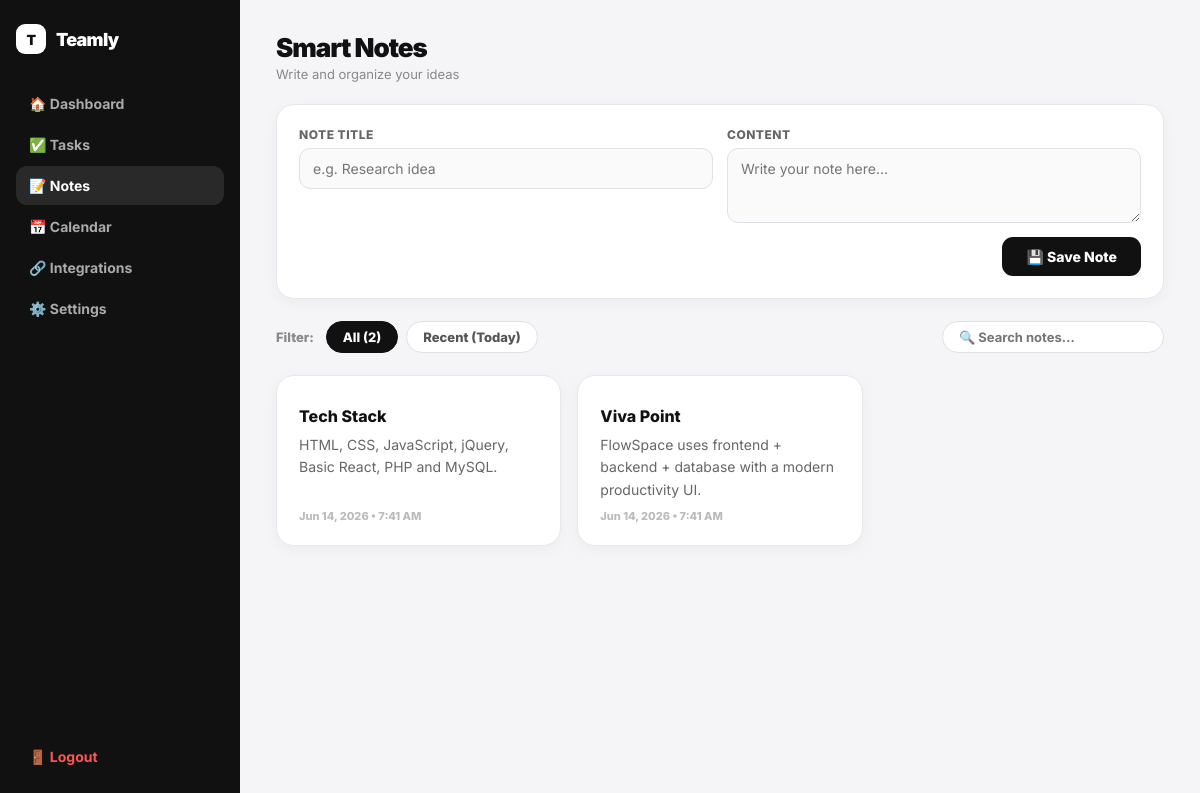
Page /notes.php (signed in) on the committed database.
### tables this page shows
CREATE TABLE IF NOT EXISTS notes(
 id INT AUTO_INCREMENT PRIMARY KEY,
 title VARCHAR(200) NOT NULL,
 content TEXT NOT NULL,
 created_at TIMESTAMP DEFAULT CURRENT_TIMESTAMP
);

### notes.php (the view, shortened to what this page needs)
<?php
require_once 'php/db.php';
$notes = [];
if ($conn) {
  $result = $conn->query("SELECT * FROM notes ORDER BY id DESC");
  if ($result)
    while ($row = $result->fetch_assoc())
      $notes[] = $row;
}
?>
<!DOCTYPE html>
<html lang="en">
<head>
</head>
<body>
  <div class="app-shell">
    <aside class="app-sidebar">
      <a class="brand" href="dashboard.php"><span class="brand-mark">T</span><span>Teamly</span></a>
      <a class="nav-item" href="dashboard.php">🏠 Dashboard</a>
      <a class="nav-item" href="tasks.php">✅ Tasks</a>
      <a class="nav-item active" href="notes.php">📝 Notes</a>
      <a class="nav-item" href="calendar.php">📅 Calendar</a>
      <a class="nav-item" href="integrations.html">🔗 Integrations</a>
      <a class="nav-item" href="settings.html">⚙️ Settings</a>
      <a class="nav-item logout" href="php/logout.php">🚪 Logout</a>
    </aside>
    <main class="app-main">
      <div>
        <div class="page-title">Smart Notes</div>
        <div class="page-sub">Write and organize your ideas</div>
      </div>
      <form class="add-form" action="php/add_note.php" method="POST">
        <div class="field">
          <label>Note Title</label>
          <input type="text" name="title" placeholder="e.g. Research idea" required>
        </div>
        <div class="field">
          <label>Content</label>
          <textarea name="content" rows="3" placeholder="Write your note here…" required></textarea>
        </div>
        <div class="form-footer">
          <button class="btn-add" type="submit">💾 Save Note</button>
        </div>
      </form>
      <div class="filter-bar">
        <span>Filter:</span>
        <button class="fbtn active" onclick="filterNotes('all',this)">All (<?= count($notes) ?>)</button>
        <button class="fbtn" onclick="filterNotes('recent',this)">Recent (Today)</button>
        <input class="search-input" type="text" id="note-search" placeholder="🔍 Search notes…"
          oninput="searchNotes(this.value)">
      </div>
      <?php if (empty($notes)): ?>
        <div class="no-notes">
          <div>📝</div>
          <p>No notes yet. Add your first note above!</p>
        </div>
      <?php else: ?>
        <div class="notes-grid" id="notes-grid">
          <?php foreach ($notes as $note):
            $dateStr = !empty($note['created_at']) ? date('Y-m-d', strtotime($note['created_at'])) : '';
            $today = date('Y-m-d');
            $isToday = $dateStr === $today ? 'today' : '';
            ?>
            <div class="note-card" data-date="<?= $isToday ?>"
              data-title="<?= strtolower(htmlspecialchars($note['title'])) ?>"
              data-content="<?= strtolower(htmlspecialchars($note['content'])) ?>">
              <div class="note-title"><?= htmlspecialchars($note['title']) ?></div>
              <div class="note-body"><?= nl2br(htmlspecialchars($note['content'])) ?></div>
              <?php if (!empty($note['created_at'])): ?>
                <div class="note-date"><?= date('M j, Y • g:i A', strtotime($note['created_at'])) ?></div>
              <?php endif; ?>
            </div>
          <?php endforeach; ?>
        </div>
      <?php endif; ?>
    </main>
  </div>
</body>
</html>

### notes.php (style rules this page uses)
* { box-sizing: border-box; margin: 0; padding: 0 }
html, body { height: 100%; font-family: Inter, sans-serif; background: #f5f5f8; color: #111 }
a { text-decoration: none; color: inherit }
.app-shell { display: grid; grid-template-columns: 240px 1fr; min-height: 100vh }
.app-sidebar { background: #111; color: #fff; display: flex; flex-direction: column; padding: 24px 16px; gap: 2px; position: sticky; top: 0; height: 100vh; overflow-y: auto }
.brand { display: flex; align-items: center; gap: 10px; font-size: 18px; font-weight: 900; letter-spacing: -.04em; margin-bottom: 28px; color: #fff }
.brand-mark { width: 30px; height: 30px; border-radius: 9px; background: #fff; color: #111; display: grid; place-items: center; font-size: 14px; font-weight: 900; flex-shrink: 0 }
.nav-item { display: flex; align-items: center; gap: 10px; padding: 11px 13px; border-radius: 11px; color: #aaa; font-weight: 700; font-size: 14px; transition: .18s }
.nav-item:hover, .nav-item.active { background: rgba(255, 255, 255, .1); color: #fff }
.nav-item.logout { margin-top: auto; color: #f55 }
.app-main { padding: 32px 36px; display: flex; flex-direction: column; gap: 22px }
.page-title { font-size: 26px; font-weight: 900; letter-spacing: -.04em }
.page-sub { color: #888; font-size: 13px; margin-top: 3px }
.add-form { background: #fff; border: 1px solid #e8e8ec; border-radius: 18px; padding: 22px; display: grid; grid-template-columns: 1fr 1fr; gap: 14px; box-shadow: 0 4px 16px rgba(0, 0, 0, .04) }
.field { display: flex; flex-direction: column; gap: 6px }
.field label { font-size: 12px; font-weight: 800; color: #666; text-transform: uppercase; letter-spacing: .04em }
.field input, .field textarea { border: 1px solid #e0e0e6; border-radius: 11px; padding: 11px 13px; font: inherit; font-size: 14px; outline: none; background: #fafafa; resize: vertical }
.form-footer { grid-column: 1/-1; display: flex; justify-content: flex-end }
.btn-add { background: #111; color: #fff; border: none; border-radius: 11px; padding: 11px 24px; font: inherit; font-weight: 800; font-size: 14px; cursor: pointer }
.filter-bar { display: flex; gap: 8px; flex-wrap: wrap; align-items: center }
.filter-bar span { font-size: 13px; font-weight: 800; color: #888; margin-right: 4px }
.fbtn { border: 1.5px solid #e0e0e6; background: #fff; border-radius: 99px; padding: 7px 16px; font: inherit; font-size: 13px; font-weight: 800; cursor: pointer; color: #555; transition: .18s }
.fbtn.active { background: #111; color: #fff; border-color: #111 }
.search-input { border: 1.5px solid #e0e0e6; border-radius: 99px; padding: 7px 16px; font: inherit; font-size: 13px; font-weight: 700; outline: none; min-width: 220px; margin-left: auto }
.notes-grid { display: grid; grid-template-columns: repeat(auto-fill, minmax(280px, 1fr)); gap: 16px }
.note-card { background: #fff; border: 1px solid #e8e8ec; border-radius: 18px; padding: 22px; box-shadow: 0 4px 16px rgba(0, 0, 0, .04); transition: .2s; display: flex; flex-direction: column; gap: 8px; position: relative }
.note-title { font-size: 16px; font-weight: 800 }
.note-body { font-size: 14px; color: #666; line-height: 1.6; flex: 1 }
.note-date { font-size: 11px; font-weight: 800; color: #bbb }

### rows in the picture
notes: title "Tech Stack", content "HTML, CSS, JavaScript, jQuery, Basic React, PHP and MySQL.", created_at "Jun 14, 2026 • 7:41 AM"
notes: title "Viva Point", content "FlowSpace uses frontend + backend + database with a modern productivity UI.", created_at "Jun 14, 2026 • 7:41 AM"

### other values in the picture
count($notes) "2"
